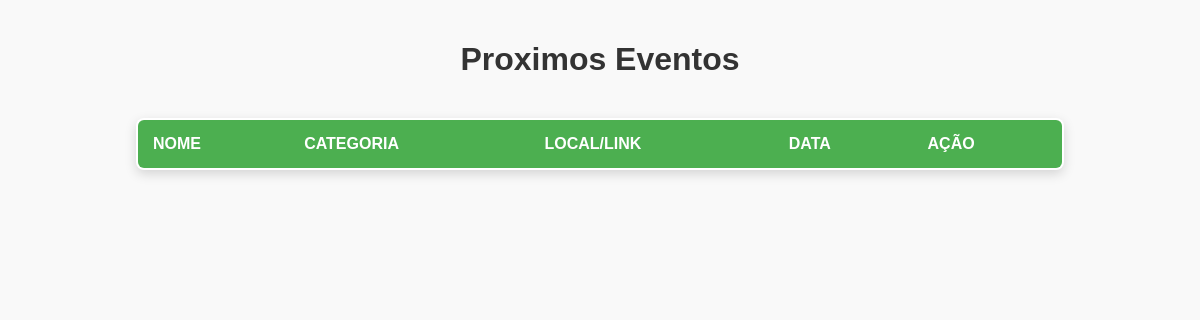
The app's page /eventos/, older data.
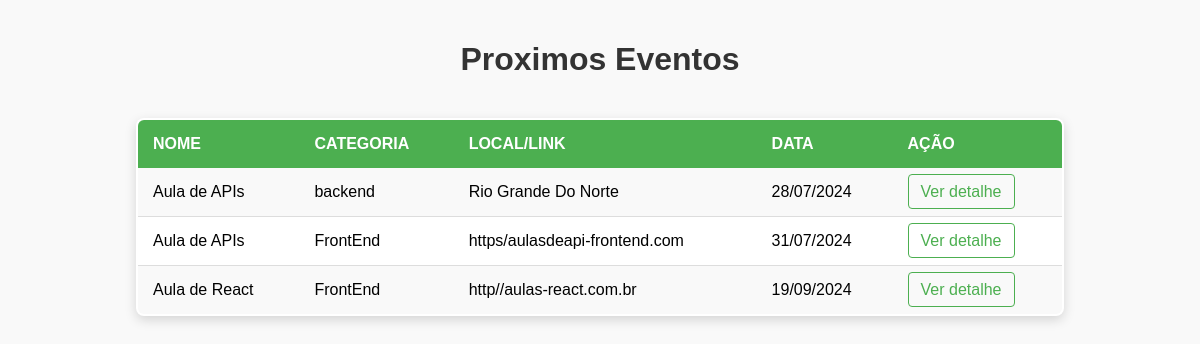
The same page, newer data.
### agenda/models.py (models this page shows, shortened)
class Evento(models.Model):
    nome = models.CharField(max_length=255)
    categoria = models.ForeignKey(Categoria, on_delete=models.SET_NULL, null=True)
    data = models.DateField(null=True)
    local = models.CharField(max_length=255, blank=True)
    link = models.CharField(max_length=255, blank=True)
    participantes = models.IntegerField(default=0)

class Categoria(models.Model):
        nome = models.CharField(max_length=255, unique=True)

### agenda/views.py (the view)
# urls.py: path("eventos/", listar_eventos, name="listar_eventos"),
def listar_eventos(request):
    eventos = Evento.objects.filter(data__gte=date.today()).order_by('data')
    return render(
        request=request,
        template_name="agenda/listar_eventos.html",
        context={'eventos': eventos})

### agenda/templates/agenda/listar_eventos.html (shortened to what this page needs)
<html>
    <head>
    </head>
    <body>
        <h1>Proximos Eventos</h1>
        <table>
            <tr>
                <th>Nome</th>
                <th>Categoria</th>
                <th>Local/Link</th>
                <th>Data</th>
                <th>Ação</th>
            </tr>
            {% for evento in eventos %}
                <tr>
                    <td>{{ evento.nome }}</td>
                    <td>{{ evento.categoria.nome }}</td>
                    {% if evento.local%}
                        <td>{{ evento.local }}</td>
                    {% elif evento.link %}
                        <td>{{ evento.link }}</td>
                    {% endif %}
                    <td>{% if evento.data%}{{ evento.data | date:"d/m/Y"}}{% else %}A definir{% endif %}</td>
                    <td><a href="{% url 'exibir_evento' evento.id %}">Ver detalhe</a></td>
                </tr>
            {% endfor %}
        </table>
    </body>
</html>

### agenda/templates/agenda/listar_eventos.html (style rules this page uses)
body { font-family: Arial, sans-serif; background-color: #f9f9f9; display: flex; flex-direction: column; align-items: center; justify-content: center; margin: 0; padding: 20px; }
h1 { text-align: center; width: 100%; color: #333; margin-bottom: 20px; }
table { width: 80%; border-collapse: collapse; box-shadow: 0 4px 12px rgba(0, 0, 0, 0.15); background-color: #fff; border-radius: 8px; overflow: hidden; margin: 20px 0; border: 2px solid #4CAF50; }
th, td { padding: 15px; text-align: left; }
th { background-color: #4CAF50; color: white; font-weight: bold; text-transform: uppercase; }
tr:nth-child(even) { background-color: #f9f9f9; }
td { border-bottom: 1px solid #ddd; }
a { color: #4CAF50; text-decoration: none; padding: 8px 12px; border: 1px solid #4CAF50; border-radius: 4px; transition: background-color 0.3s, color 0.3s; }

Row changes from the older to the newer data that the page shows:
now on this page (row edited): Evento: nome "Aula de APIs", categoria.nome "backend", local "Rio Grande Do Norte", data "28/07/2024"
added Evento: nome "Aula de APIs", categoria.nome "FrontEnd", link "https/aulasdeapi-frontend.com", data "31/07/2024"
added Evento: nome "Aula de React", categoria.nome "FrontEnd", link "http//aulas-react.com.br", data "19/09/2024"
